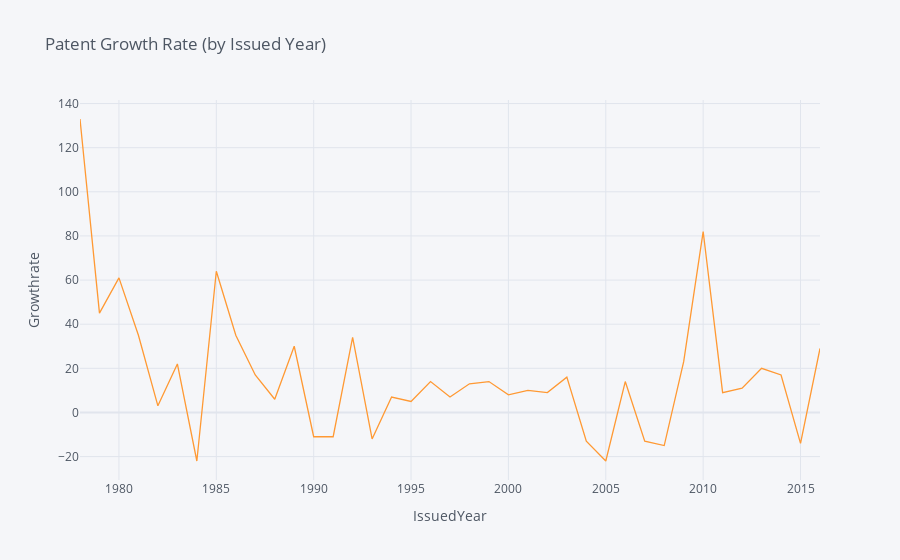

Write notebook code for a chart like this one.
### Code cell
S1.iplot(x='IssuedYear', y='Growthrate', xTitle='IssuedYear', yTitle='Growthrate'
        ,title='Patent Growth Rate (by Issued Year)'
         ,filename='Patent Growth Rate (by Issued Year)',asImage=True)

### Figure 1 — Plotly figure (JSON) as saved in the notebook; plotly's stock layout.template omitted (floating-point values rounded to 4 significant figures)
{"data": [{"line": {"color": "rgba(255, 153, 51, 1.0)", "dash": "solid", "shape": "linear", "width": 1.3}, "mode": "lines", "name": "Growthrate", "text": "", "type": "scatter", "x": [1978, 1979, 1980, 1981, 1982, 1983, 1984, 1985, 1986, 1987, 1988, 1989, 1990, 1991, 1992, 1993, 1994, 1995, 1996, 1997, 1998, 1999, 2000, 2001, 2002, 2003, 2004, 2005, 2006, 2007, 2008, 2009, 2010, 2011, 2012, 2013, 2014, 2015, 2016], "y": ["133%", "45%", "61%", "35%", "3%", "22%", "-22%", "64%", "35%", "17%", "6%", "30%", "-11%", "-11%", "34%", "-12%", "7%", "5%", "14%", "7%", "13%", "14%", "8%", "10%", "9%", "16%", "-13%", "-22%", "14%", "-13%", "-15%", "23%", "82%", "9%", "11%", "20%", "17%", "-14%", "29%"]}], "layout": {"legend": {"bgcolor": "#F5F6F9", "font": {"color": "#4D5663"}}, "paper_bgcolor": "#F5F6F9", "plot_bgcolor": "#F5F6F9", "title": {"font": {"color": "#4D5663"}, "text": "Patent Growth Rate (by Issued Year)"}, "xaxis": {"gridcolor": "#E1E5ED", "showgrid": true, "tickfont": {"color": "#4D5663"}, "title": {"font": {"color": "#4D5663"}, "text": "IssuedYear"}, "zerolinecolor": "#E1E5ED"}, "yaxis": {"gridcolor": "#E1E5ED", "showgrid": true, "tickfont": {"color": "#4D5663"}, "title": {"font": {"color": "#4D5663"}, "text": "Growthrate"}, "zerolinecolor": "#E1E5ED"}}}
